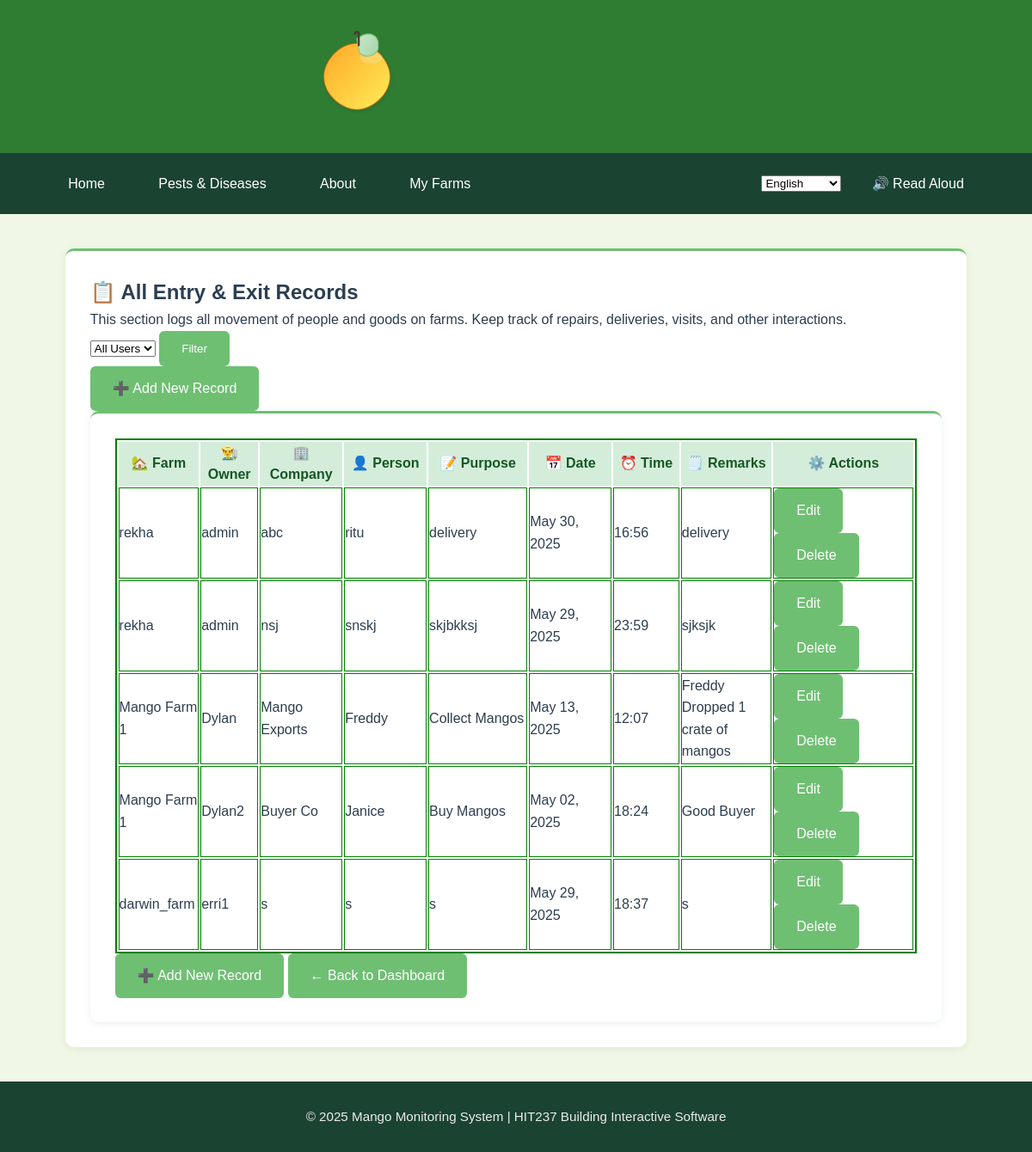
The app's page /myfarms/entryexit/ (signed in), older data.
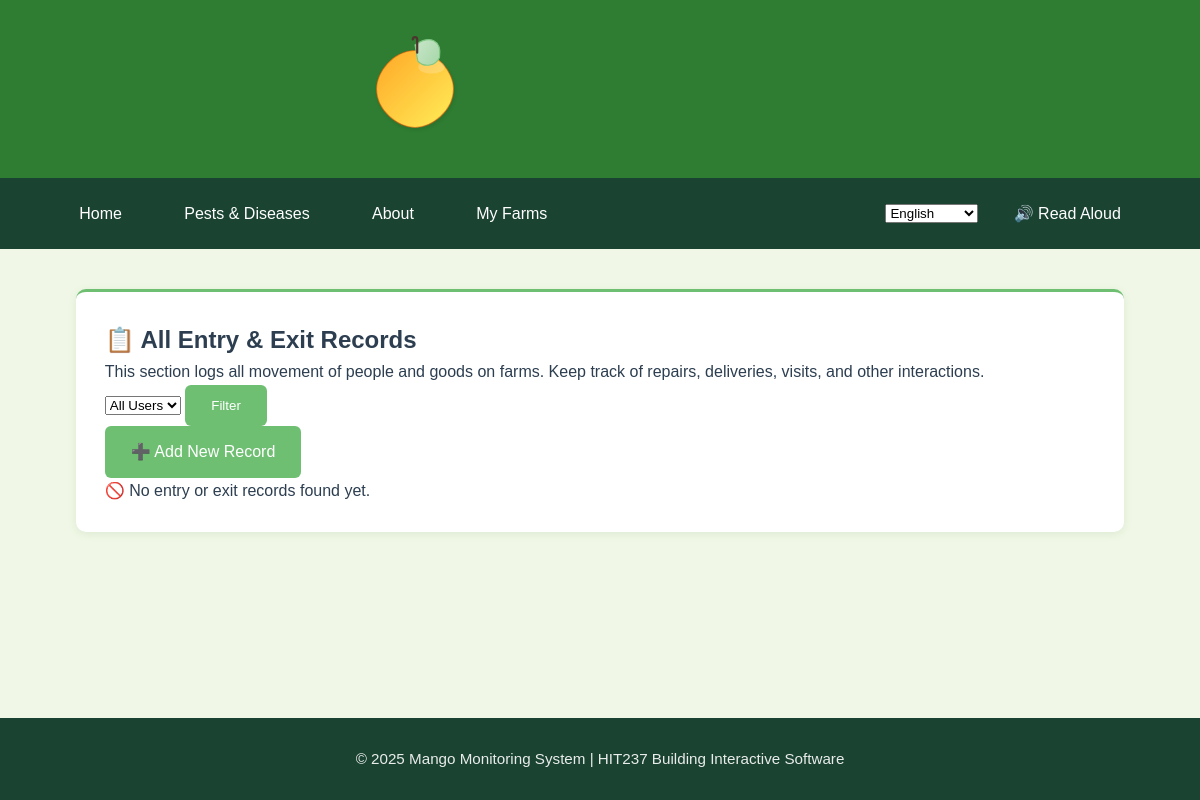
The same page, newer data.
### App2/models.py (models this page shows, shortened)
class EntryExitLog(models.Model):
    farm = models.ForeignKey(Farm, on_delete=models.CASCADE)
    company_name = models.CharField(max_length=100)
    person_name = models.CharField(max_length=100)
    purpose = models.CharField(max_length=255)
    date = models.DateField()
    time = models.TimeField()
    remarks = models.TextField(blank=True, null=True)

class Farm(models.Model):
    name = models.CharField(max_length=100)
    location = models.CharField(max_length=150)
    owner = models.ForeignKey(User, on_delete=models.CASCADE, related_name="farms")
    total_plants = models.IntegerField(validators=[MinValueValidator(1)], help_text="Total number of mango plants on the property")
    farm_size = models.DecimalField(max_digits=10, decimal_places=2, help_text="Farm size in hectares")
    stocking_rate = models.DecimalField(max_digits=10, decimal_places=2, help_text="Plants per hectare", editable=False)
    created_at = models.DateTimeField(auto_now_add=True)
    updated_at = models.DateTimeField(auto_now=True)
    class Meta:
        ordering = ['name']

### App2/views.py (the view)
# urls.py: path('entryexit/', views.EntryExitListView.as_view(), name='entry-exit-list'),
class EntryExitListView(LoginRequiredMixin, ListView):
    model = EntryExitLog
    template_name = 'App2/entryexit_list.html'
    context_object_name = 'logs'
    def get_queryset(self):
        if self.request.user.is_superuser:
            user_filter = self.request.GET.get('user_filter', 'all')
            if user_filter != 'all':
                try:
                    user_id = int(user_filter)
                    return EntryExitLog.objects.filter(farm__owner_id=user_id)
                except (ValueError, TypeError):
                    return EntryExitLog.objects.all()
            else:
                return EntryExitLog.objects.all()
        else:
            return EntryExitLog.objects.filter(farm__owner=self.request.user)
    def get_context_data(self, **kwargs):
        context = super().get_context_data(**kwargs)
        if self.request.user.is_superuser:
            context['users'] = User.objects.all()
            context['current_user_filter'] = self.request.GET.get('user_filter', 'all')
            context['is_superuser'] = True
        else:
            context['is_superuser'] = False
        return context

### App2/templates/App2/entryexit_list.html (shortened to what this page needs)
{% extends 'App2/base.html' %}
{% block content %}
<div class="card shadow-sm p-3">
<div class="container mt-5">
  <div class="content-card mb-4 shadow-sm text-start">
    <div class="d-flex justify-content-between align-items-center mb-3">
      <div>
        <h2 class="mb-3">📋 {% if is_superuser %}All {% endif %}Entry & Exit Records</h2>
        <p class="text-muted">This section logs all movement of people and goods on {% if is_superuser %}farms{% else %}your farm{% endif %}. Keep track of repairs, deliveries, visits, and other interactions.</p>
      </div>
      <div class="d-flex">
        {% if is_superuser %}
          <form method="get" class="d-flex me-2">
            <select name="user_filter" class="form-select me-2">
              <option value="all" {% if current_user_filter == 'all' %}selected{% endif %}>All Users</option>
            </select>
            <button type="submit" class="btn btn-primary me-2">Filter</button>
          </form>
        {% endif %}
      </div>
    </div>
    <a href="{% url 'App2:entry-exit-create' %}" class="btn btn-outline-success btn-sm mt-2">➕ Add New Record</a>
  </div>
</div>
  {% if logs %}
  <div class="card shadow-sm p-3">
 <div class="summary-table-container mb-4">
   <table class="table w-auto text-center" style="border: 2px solid green;">
    <div class="stat-item" style="flex: 1; text-align: center; padding: 0 10px; border-right: 1px solid #eee;">
      <thead style="background-color: #d4edda; color: #155724;">
        <tr>
         <th scope="col", style="width: 7%;" style="border: 1px solid green;">🏡 Farm</th>
          {% if is_superuser %}<th scope="col", style="width: 7%;" style="border: 1px solid green;">👨‍🌾 Owner</th>{% endif %}
          <th scope="col", style="width: 10%;" style="border: 1px solid green;">🏢 Company</th>
          <th scope="col", style="width: 10%;" style="border: 1px solid green;">👤 Person</th>
          <th scope="col", style="width: 12%;" style="border: 1px solid green;">📝 Purpose</th>
          <th scope="col", style="width: 10%;" style="border: 1px solid green;">📅 Date</th>
          <th scope="col", style="width: 8%;" style="border: 1px solid green;">⏰ Time</th>
          <th scope="col", style="width: 11%;" style="border: 1px solid green;">🗒️ Remarks</th>
          <th scope="col", style="width: 17%;" style="border: 1px solid green;">⚙️ Actions</th>
        </tr>
      </thead>
      <tbody>
        {% for log in logs %}
        <tr>
          <td style="border: 1px solid green;">{{ log.farm.name }}</td>
          {% if is_superuser %}<td style="border: 1px solid green;">{{ log.farm.owner.username }}</td>{% endif %}
          <td style="border: 1px solid green;">{{ log.company_name }}</td>
          <td style="border: 1px solid green;">{{ log.person_name }}</td>
          <td style="border: 1px solid green;">{{ log.purpose }}</td>
          <td style="border: 1px solid green;">{{ log.date|date:"M d, Y" }}</td>
          <td style="border: 1px solid green;">{{ log.time|time:"H:i" }}</td>
          <td style="border: 1px solid green;">{{ log.remarks|default:"—" }}</td>
          <td style="border: 1px solid green;">
              <div class="d-flex justify-content-center gap-2 flex-wrap">
                <a href="{% url 'App2:entryexit-edit' log.pk %}" class="btn btn-sm btn-outline-warning">Edit</a>
                <a href="{% url 'App2:entryexit-delete' log.pk %}" class="btn btn-sm btn-outline-danger">Delete</a>
              </div>
            </td>
        </tr>
        </div>
        {% endfor %}
    <a href="{% url 'App2:entry-exit-create' %}" class="btn btn-outline-success btn-sm mt-2">➕ Add New Record</a>
    <a href="{% url 'App2:profile' %}" class="btn btn-outline-success">← Back to Dashboard</a>
  {% else %}
  <div class="alert alert-warning text-center mt-4" role="alert">
    🚫 No entry or exit records found yet.
  </div>
  {% endif %}
</div>
{% endblock %}

Row changes from the older to the newer data that the page shows:
removed EntryExitLog: farm.name "rekha", farm.owner.username "admin", company_name "abc", person_name "ritu", purpose "delivery", date "May 30, 2025", time "16:56", remarks "delivery"
removed EntryExitLog: farm.name "rekha", farm.owner.username "admin", company_name "nsj", person_name "snskj", purpose "skjbkksj", date "May 29, 2025", time "23:59", remarks "sjksjk"
removed EntryExitLog: farm.name "Mango Farm 1", farm.owner.username "Dylan", company_name "Mango Exports", person_name "Freddy", purpose "Collect Mangos", date "May 13, 2025", time "12:07", remarks "Freddy Dropped 1 crate of mangos"
removed EntryExitLog: farm.name "Mango Farm 1", farm.owner.username "Dylan2", company_name "Buyer Co", person_name "Janice", purpose "Buy Mangos", date "May 02, 2025", time "18:24", remarks "Good Buyer"
removed EntryExitLog: farm.name "darwin_farm", farm.owner.username "erri1", company_name "s", person_name "s", purpose "s", date "May 29, 2025", time "18:37", remarks "s"
Text that changed along with them:
text no longer shown: "🏡 Farm 👨‍🌾 Owner 🏢 Company 👤 Person 📝 Purpose 📅 Date ⏰ Time 🗒️ Remarks ⚙️ Actions ➕ Add New Record ← Back to Dashboard"
text now shown: "🚫 No entry or exit records found yet."
